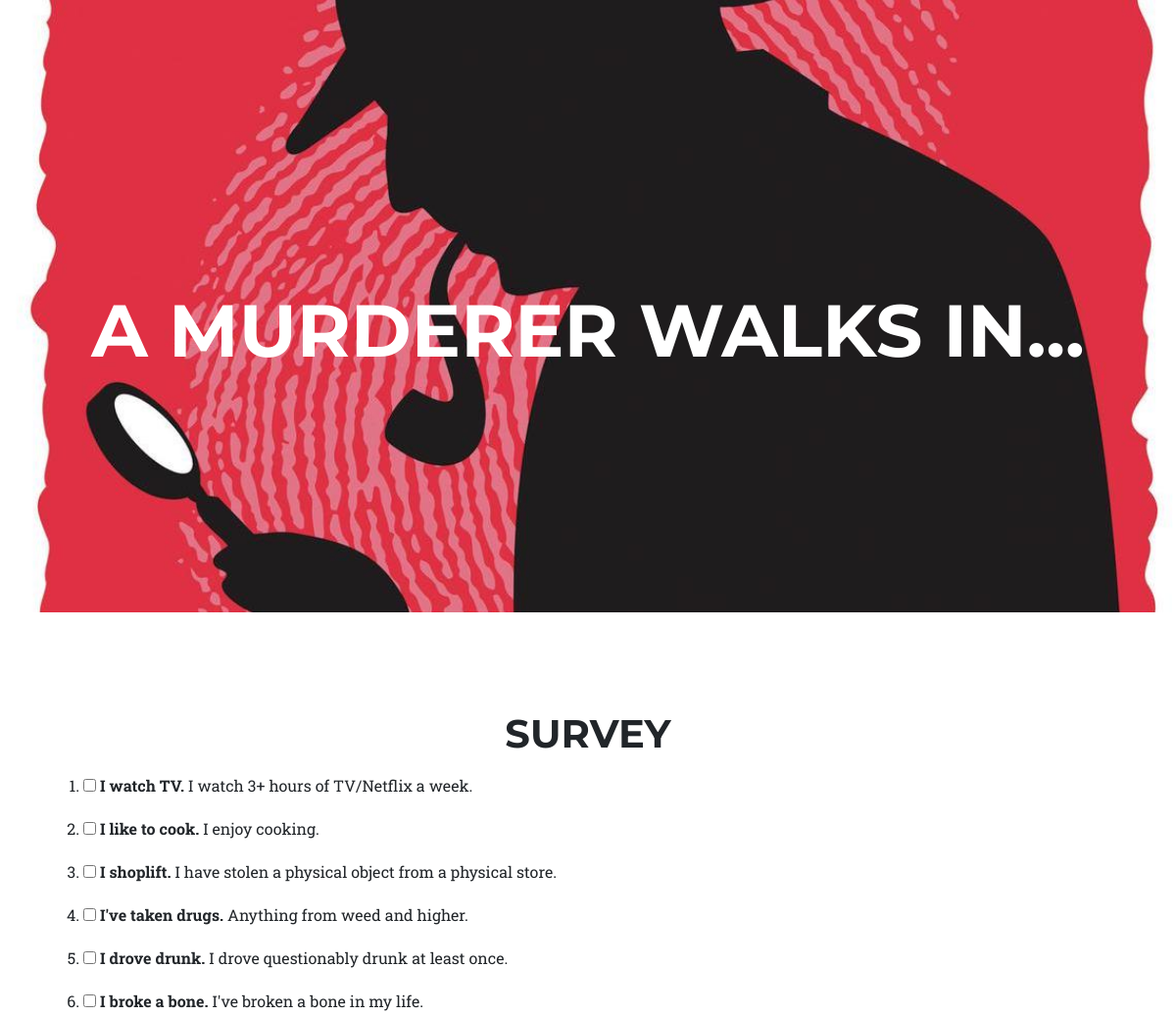
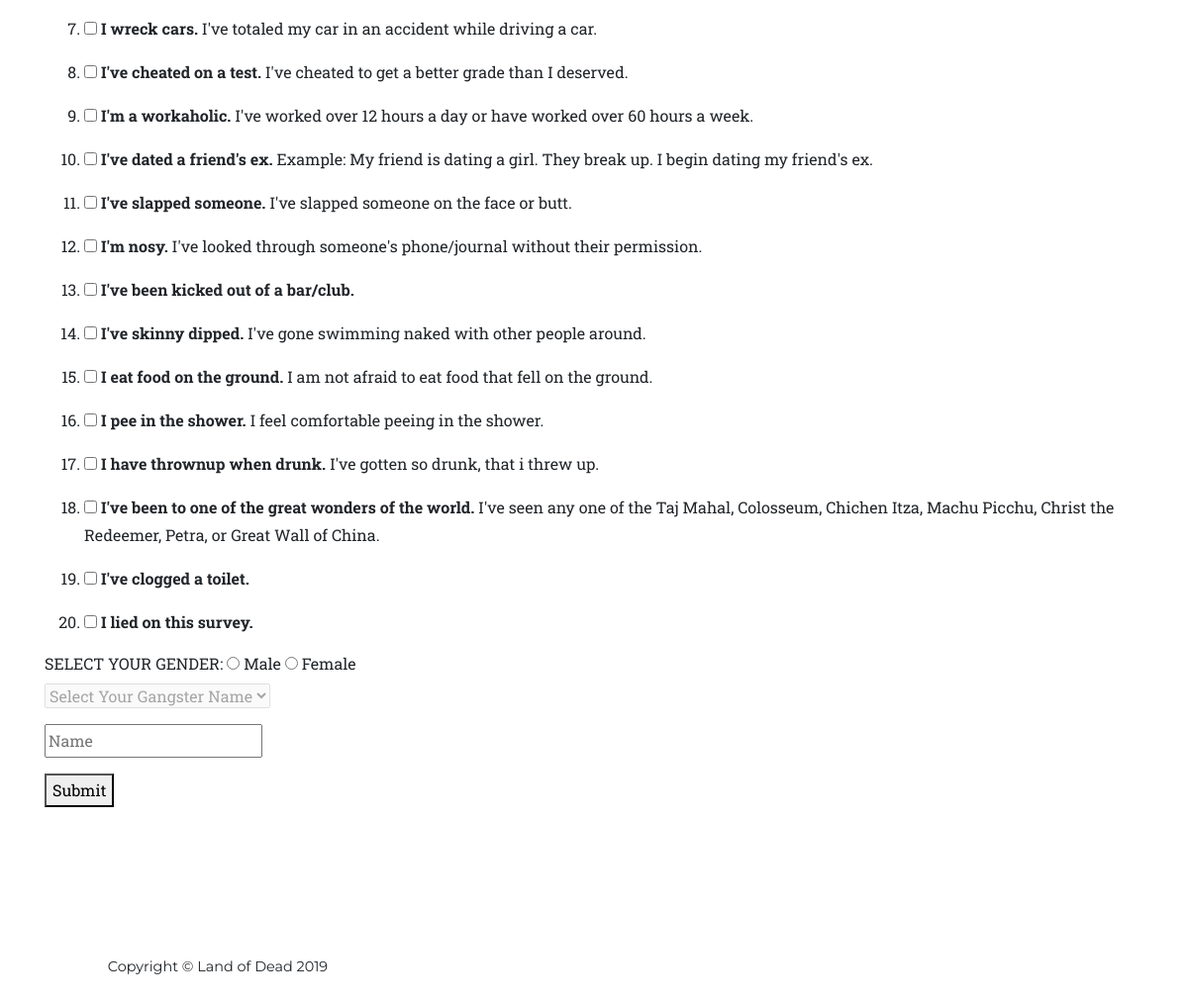
The page / on the database its author committed (2 pictures, top to bottom).
### game/models.py (models this page shows, shortened)
class Question(models.Model):
    text = models.TextField()           # Question on problem
    news_report = models.TextField()           # How the news reports this question
    selected_count = models.IntegerField(default=0)  # How many times this question was selected

### game/views.py (the view)
# urls.py: path('', views.survey, name='survey'),
def survey(request):
    players = Player.objects.all()
    game_is_started = False
    if len(players) > 0 and players[0].role != "":
        game_is_started = True
    questions = Question.objects.all()
    return render(request, 'survey.html', {'questions': questions, 'game_is_started': game_is_started})

### game/templates/survey.html (shortened to what this page needs)
{% extends "base.html" %}
{% block body %}
  <header class="masthead">
    <div class="container">
      <div class="intro-text">
        <div class="intro-heading text-uppercase">A murderer walks in...</div>
      </div>
    </div>
  </header>
  <section class="page-section" id="services">
    <div class="container">
      <div class="row">
        <div class="col-lg-12 text-center">
          <h2 class="section-heading text-uppercase">Survey</h2>
        </div>
      </div>
    </div>
    <div class="container">
      <div class="row">
        <div class="col-lg-12">
          <form action="/survey_save" method="post">
            <ol>
              {% for question in questions %}
                <li><p><input type="checkbox" name="survey" value="{{ question.id }}"> {{ question.text|safe }}</p></li>
              {% endfor %}
            </ol>
            SELECT YOUR GENDER:
            <input type="radio" id="male" name="gender" value="male" onclick="checkRadio()">
            <label for="male">Male</label>
            <input type="radio" id="female" name="gender" value="female" onclick="checkRadio()">
            <label for="female">Female</label><br>
            <select name="gangsterNameDropdown" id="gangsterNameDropdownList" disabled="disabled">
              <option selected="selected" disabled>Select Your Gangster Name</option>
            </select>
            <p><input id="txt_name" type="text" name="name" placeholder="Name" /></p>
            {% if not game_is_started %}
              <p><button id="submit" type="submit">Submit</button></p>
            {% elif game_is_started %}
              <p>Signup closed. Game has already started.</p>
            {% endif %}
          </form>
        </div>
      </div>
    </div>
  </section>
{% endblock %}

### rows shown on the page
Question: text "I watch TV. I watch 3+ hours of TV/Netflix a week."
Question: text "I like to cook. I enjoy cooking."
Question: text "I shoplift. I have stolen a physical object from a physical store."
Question: text "I've taken drugs. Anything from weed and higher."
Question: text "I drove drunk. I drove questionably drunk at least once."
Question: text "I broke a bone. I've broken a bone in my life."
Question: text "I wreck cars. I've totaled my car in an accident while driving a car."
Question: text "I've cheated on a test. I've cheated to get a better grade than I deserved."
Question: text "I'm a workaholic. I've worked over 12 hours a day or have worked over 60 hours a week."
Question: text "I've dated a friend's ex. Example: My friend is dating a girl. They break up. I begin dating my friend's ex."
Question: text "I've slapped someone. I've slapped someone on the face or butt."
Question: text "I'm nosy. I've looked through someone's phone/journal without their permission."
Question: text "I've been kicked out of a bar/club."
Question: text "I've skinny dipped. I've gone swimming naked with other people around."
Question: text "I eat food on the ground. I am not afraid to eat food that fell on the ground."
Question: text "I pee in the shower. I feel comfortable peeing in the shower."
Question: text "I have thrownup when drunk. I've gotten so drunk, that i threw up."
Question: text "I've been to one of the great wonders of the world. I've seen any one of the Taj Mahal, Colosseum, Chichen Itza, Machu Picchu, Christ the Redeemer, Petra, or Great Wall of China."
Question: text "I've clogged a toilet."
Question: text "I lied on this survey."
